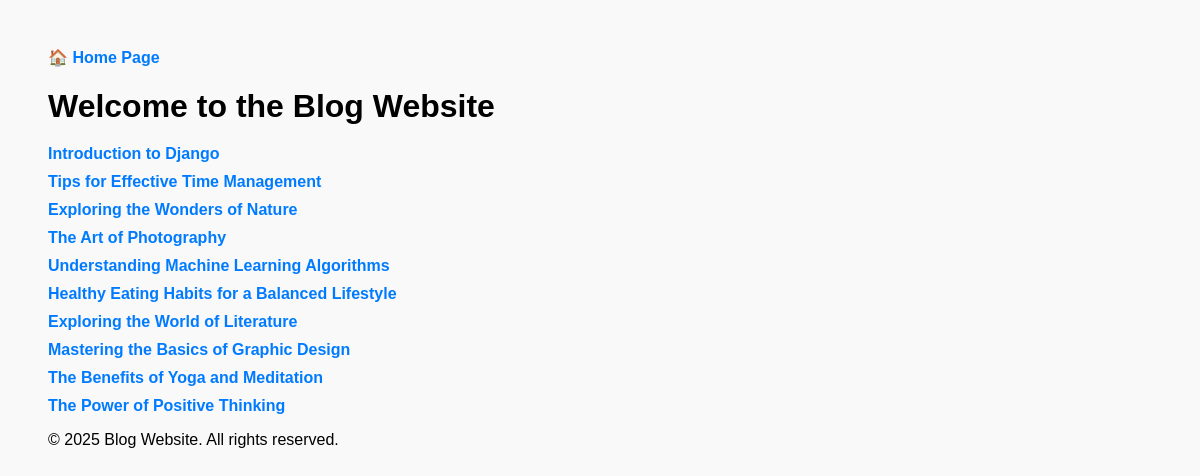
The app's page /blogs/ with its own data.
### blog/models.py (models this page shows, shortened)
class Post(models.Model):
    id = models.AutoField(primary_key=True)
    title = models.CharField(max_length=255)
    content = models.TextField(max_length=255)
    category = models.ForeignKey('Category', default=None, null=True, on_delete=SET_NULL)
    date_published = models.DateTimeField(default=timezone.now, null=True, blank=True)

### blog/views.py (the view)
# urls.py: path('blogs/', views.blog, name='blogs'),
def blog(request):
    myposts = Post.objects.all().values()
    template = loader.get_template('blogs.html')
    context = {
        'myposts': myposts,
    }
    return HttpResponse(template.render(context, request))

### blog/templates/blogs.html (shortened to what this page needs)
{% extends "master.html" %}
{% block content %}
 <h1>Welcome to the Blog Website</h1>
    <ul>
       {% for x in myposts %}
         <li><a href="blogdetails/{{ x.id }}"> {{ x.title }}</a></li>
       {% endfor %}
    </ul>
{% endblock %}

### blog/templates/master.html (style rules this page uses)
body { font-family: Arial, sans-serif; padding: 40px; background-color: #f9f9f9; }
h1 { margin-bottom: 20px; }
ul { list-style-type: none; padding-left: 0; }
li { margin: 10px 0; }
a { text-decoration: none; color: #007BFF; font-weight: bold; }

### records on screen
Post: title "Introduction to Django"
Post: title "Tips for Effective Time Management"
Post: title "Exploring the Wonders of Nature"
Post: title "The Art of Photography"
Post: title "Understanding Machine Learning Algorithms"
Post: title "Healthy Eating Habits for a Balanced Lifestyle"
Post: title "Exploring the World of Literature"
Post: title "Mastering the Basics of Graphic Design"
Post: title "The Benefits of Yoga and Meditation"
Post: title "The Power of Positive Thinking"
